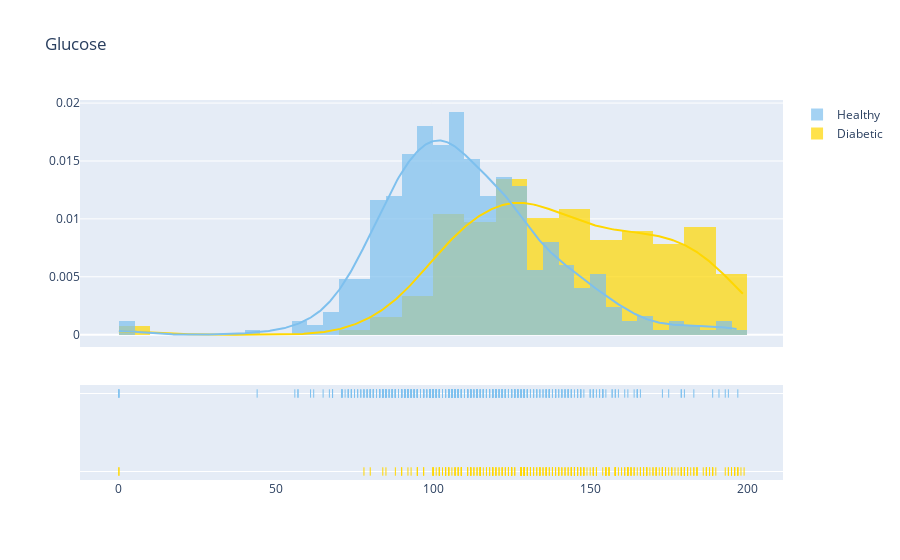

This figure's notebook cell:
### Markdown cell above
### Glucose

### Code cell
plot_distribution('Glucose', 0)

### Figure 1 — Plotly figure (JSON) as saved in the notebook; plotly's stock layout.template omitted (floating-point values rounded to 4 significant figures; data arrays with more than 128 entries replaced by an {"elided": "..."} marker saying what was removed)
{"data": [{"histnorm": "probability density", "legendgroup": "Diabetic", "marker": {"color": "#FFD700"}, "name": "Diabetic", "opacity": 0.7, "type": "histogram", "x": {"elided": "268 int values"}, "xaxis": "x", "xbins": {"end": 199, "size": 0, "start": 0}, "yaxis": "y"}, {"histnorm": "probability density", "legendgroup": "Healthy", "marker": {"color": "#7EC0EE"}, "name": "Healthy", "opacity": 0.7, "type": "histogram", "x": {"elided": "500 int values"}, "xaxis": "x", "xbins": {"end": 197, "size": 0, "start": 0}, "yaxis": "y"}, {"legendgroup": "Diabetic", "marker": {"color": "#FFD700"}, "mode": "lines", "name": "Diabetic", "showlegend": false, "type": "scatter", "x": {"elided": "500 float values"}, "xaxis": "x", "y": {"elided": "500 float values"}, "yaxis": "y"}, {"legendgroup": "Healthy", "marker": {"color": "#7EC0EE"}, "mode": "lines", "name": "Healthy", "showlegend": false, "type": "scatter", "x": {"elided": "500 float values"}, "xaxis": "x", "y": {"elided": "500 float values"}, "yaxis": "y"}, {"legendgroup": "Diabetic", "marker": {"color": "#FFD700", "symbol": "line-ns-open"}, "mode": "markers", "name": "Diabetic", "showlegend": false, "type": "scatter", "x": {"elided": "268 int values"}, "xaxis": "x", "y": {"elided": "268 str values"}, "yaxis": "y2"}, {"legendgroup": "Healthy", "marker": {"color": "#7EC0EE", "symbol": "line-ns-open"}, "mode": "markers", "name": "Healthy", "showlegend": false, "type": "scatter", "x": {"elided": "500 int values"}, "xaxis": "x", "y": {"elided": "500 str values"}, "yaxis": "y2"}], "layout": {"autosize": true, "barmode": "overlay", "hovermode": "closest", "legend": {"traceorder": "reversed"}, "title": {"text": "Glucose"}, "xaxis": {"anchor": "y2", "autorange": true, "domain": [0, 1], "range": [-12.91, 211.9], "type": "linear", "zeroline": false}, "yaxis": {"anchor": "free", "autorange": true, "domain": [0.35, 1], "position": 0, "range": [-0.001066, 0.02027], "type": "linear"}, "yaxis2": {"anchor": "x", "autorange": true, "domain": [0, 0.25], "dtick": 1, "range": [-0.1818, 1.182], "showticklabels": false, "type": "category"}}}
